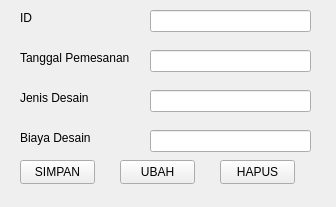
<?xml version="1.0" encoding="UTF-8"?>
<ui version="4.0">
 <class>Form</class>
 <widget class="QWidget" name="Form">
  <property name="geometry">
   <rect>
    <x>0</x>
    <y>0</y>
    <width>336</width>
    <height>207</height>
   </rect>
  </property>
  <property name="windowTitle">
   <string>Form</string>
  </property>
  <widget class="QLineEdit" name="editId">
   <property name="geometry">
    <rect>
     <x>150</x>
     <y>10</y>
     <width>161</width>
     <height>22</height>
    </rect>
   </property>
  </widget>
  <widget class="QLineEdit" name="editTgl">
   <property name="geometry">
    <rect>
     <x>150</x>
     <y>50</y>
     <width>161</width>
     <height>22</height>
    </rect>
   </property>
  </widget>
  <widget class="QLineEdit" name="editJenis">
   <property name="geometry">
    <rect>
     <x>150</x>
     <y>90</y>
     <width>161</width>
     <height>22</height>
    </rect>
   </property>
  </widget>
  <widget class="QLineEdit" name="editBiaya">
   <property name="geometry">
    <rect>
     <x>150</x>
     <y>130</y>
     <width>161</width>
     <height>22</height>
    </rect>
   </property>
  </widget>
  <widget class="QLabel" name="label">
   <property name="geometry">
    <rect>
     <x>20</x>
     <y>10</y>
     <width>49</width>
     <height>16</height>
    </rect>
   </property>
   <property name="text">
    <string>ID</string>
   </property>
  </widget>
  <widget class="QLabel" name="label_2">
   <property name="geometry">
    <rect>
     <x>20</x>
     <y>50</y>
     <width>111</width>
     <height>16</height>
    </rect>
   </property>
   <property name="text">
    <string>Tanggal Pemesanan</string>
   </property>
  </widget>
  <widget class="QLabel" name="label_3">
   <property name="geometry">
    <rect>
     <x>20</x>
     <y>90</y>
     <width>71</width>
     <height>16</height>
    </rect>
   </property>
   <property name="text">
    <string>Jenis Desain</string>
   </property>
  </widget>
  <widget class="QLabel" name="label_4">
   <property name="geometry">
    <rect>
     <x>20</x>
     <y>130</y>
     <width>71</width>
     <height>16</height>
    </rect>
   </property>
   <property name="text">
    <string>Biaya Desain</string>
   </property>
  </widget>
  <widget class="QPushButton" name="simpan1">
   <property name="geometry">
    <rect>
     <x>20</x>
     <y>160</y>
     <width>75</width>
     <height>24</height>
    </rect>
   </property>
   <property name="text">
    <string>SIMPAN</string>
   </property>
  </widget>
  <widget class="QPushButton" name="ubah2">
   <property name="geometry">
    <rect>
     <x>120</x>
     <y>160</y>
     <width>75</width>
     <height>24</height>
    </rect>
   </property>
   <property name="text">
    <string>UBAH</string>
   </property>
  </widget>
  <widget class="QPushButton" name="hapus3">
   <property name="geometry">
    <rect>
     <x>220</x>
     <y>160</y>
     <width>75</width>
     <height>24</height>
    </rect>
   </property>
   <property name="text">
    <string>HAPUS</string>
   </property>
  </widget>
 </widget>
 <resources/>
 <connections/>
</ui>
